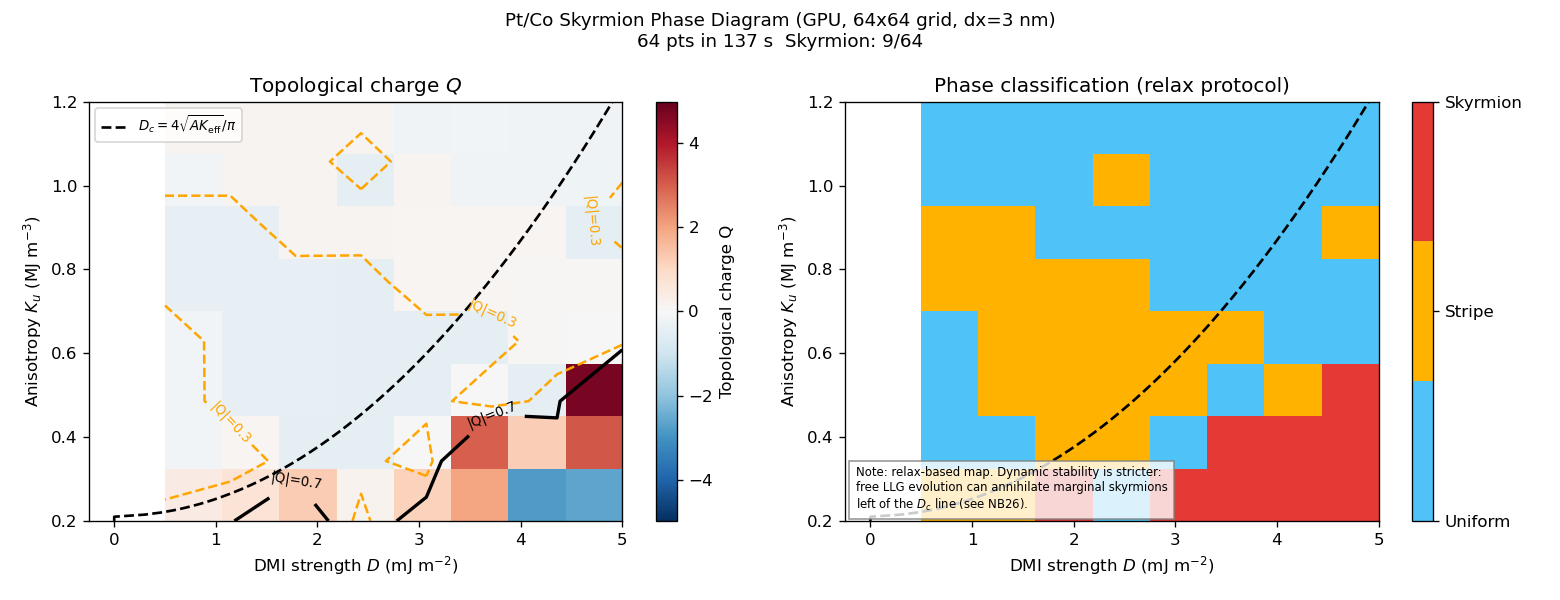

Python code for this plot:
"""
Notebook 21: GPU Skyrmion Phase Diagram (D vs K parameter sweep)

Maps topological phases as a function of interfacial DMI (D) and
uniaxial anisotropy (K) using RelaxGPU + FieldSumGPU.

Optimisation: DemagFieldGPU, ExchangeFieldGPU, UniaxialAnisotropyFieldGPU
are shared across all parameter points (only InterfacialDMIFieldGPU.set_D()
and mat.K_uniaxial change per point). This avoids repeated demag kernel
precomputation (~100 ms each).

Material base: Pt/Co-like (Ms=580 kA/m, A=15 pJ/m)
Grid: 64x64x1, dx=3 nm  (192 x 192 nm patch)

Phase classification:
  |Q| >= 0.7  ->  Skyrmion (single or multi)
  |Q| < 0.3   ->  Uniform / Ferromagnetic
  otherwise   ->  Stripe / Partial

Output: 21_skyrmion_phase_diagram_gpu.png
"""

import os
import sys
import time

import os
from pathlib import Path

import sys
from pathlib import Path
sys.path.insert(0, str(Path(__file__).resolve().parent.parent))
from micromag_locate import add_micromag_to_path
add_micromag_to_path()
import numpy as np
import micromag as mm

print("Notebook 21: GPU Skyrmion Phase Diagram")
print(f"  CUDA: {mm.cuda_available()}")

# ---------------------------------------------------------------------------
# Material base and grid
# ---------------------------------------------------------------------------
Ms = 580e3    # A/m   Pt/Co
A  = 15e-12   # J/m   exchange

dx = 3e-9     # 3 nm cell
Lx, Ly = 64, 64

g = mm.StructuredGrid(Lx, Ly, 1, dx, dx, dx)
print(f"Grid: {Lx}x{Ly}x1  dx={dx*1e9:.0f} nm  N={Lx*Ly}")

# ---------------------------------------------------------------------------
# Neel skyrmion initial state (R = 12 nm)
# ---------------------------------------------------------------------------
def make_neel_skyrmion(grid, R=12e-9):
    nx, ny = grid.nx, grid.ny
    cx, cy = (nx - 1) / 2.0, (ny - 1) / 2.0
    dx_ = grid.dx
    a = np.zeros((1, ny, nx, 3))
    for iy in range(ny):
        for ix in range(nx):
            rx = (ix - cx) * dx_
            ry = (iy - cy) * dx_
            r  = np.sqrt(rx**2 + ry**2)
            if r < 1e-20:
                a[0, iy, ix, 2] = -1.0
            else:
                theta = np.pi * (1.0 - r / R) if r < R else 0.0
                a[0, iy, ix, 0] = np.sin(theta) * (rx / r)
                a[0, iy, ix, 1] = np.sin(theta) * (ry / r)
                a[0, iy, ix, 2] = -np.cos(theta)
    norms = np.linalg.norm(a, axis=-1, keepdims=True)
    norms = np.where(norms < 1e-20, 1.0, norms)
    return a / norms

a0 = make_neel_skyrmion(g, R=12e-9)
m0 = mm.VectorField3D(g)
mm.from_numpy(m0, a0)
Q_initial = mm.topological_charge_Q(m0)
print(f"Initial Q = {Q_initial:.3f}")

# ---------------------------------------------------------------------------
# Pre-build shared GPU objects (expensive DemagFieldGPU kernel only once)
# ---------------------------------------------------------------------------
demag_gpu = mm.DemagFieldGPU(g)
exch_gpu  = mm.ExchangeFieldGPU(g)
aniso_gpu = mm.UniaxialAnisotropyFieldGPU(g)   # K comes from Material at runtime
dmi_gpu   = mm.InterfacialDMIFieldGPU(g, 1e-3) # D set via .D property per point

fields = mm.FieldSumGPU()
fields.add(exch_gpu)
fields.add(aniso_gpu)
fields.add(dmi_gpu)

relax = mm.RelaxGPU(g)

opts = mm.RelaxGPUOptions()
opts.threshold   = 500.0    # A/m  — looser for speed
opts.max_steps   = 15000
opts.check_every = 500

# ---------------------------------------------------------------------------
# Phase diagram sweep: D x K
# ---------------------------------------------------------------------------
D_values = np.linspace(0.5e-3, 5.0e-3, 8)   # 0.5 to 5.0 mJ/m^2
K_values = np.linspace(0.2e6,  1.2e6,  8)   # 0.2 to 1.2 MJ/m^3

n_D = len(D_values)
n_K = len(K_values)
print(f"\nPhase diagram: {n_D} D x {n_K} K = {n_D*n_K} points")

Q_map  = np.zeros((n_K, n_D))
mz_map = np.zeros((n_K, n_D))

t0 = time.time()

for ik, K in enumerate(K_values):
    for id_, D in enumerate(D_values):

        # Update material (alpha=1 for fast damping relax)
        mat = mm.Material()
        mat.Ms         = Ms
        mat.A_exchange = A
        mat.K_uniaxial = K
        mat.easy_axis  = mm.Vec3(0, 0, 1)
        mat.alpha      = 1.0

        # Update DMI strength in-place (avoids kernel recomputation)
        dmi_gpu.D = D

        # Relax from Neel skyrmion state
        relax.upload(m0)
        relax.run(mat, demag_gpu, fields, opts)

        m_out = mm.VectorField3D(g)
        relax.download(m_out)

        # Measure Q and mean mz
        Q_map[ik, id_]  = mm.topological_charge_Q(m_out)
        a_out = mm.to_numpy(m_out)
        mz_map[ik, id_] = float(np.mean(a_out[:, :, :, 2]))

elapsed = time.time() - t0
n_pts   = n_D * n_K
print(f"\nSweep: {n_pts} points in {elapsed:.1f} s ({elapsed/n_pts*1000:.0f} ms/pt)")

# ---------------------------------------------------------------------------
# Print results
# ---------------------------------------------------------------------------
print("\nTopological charge Q map (rows=K [MJ/m3], cols=D [mJ/m2]):")
hdr = "  ".join(f"{D*1e3:.1f}" for D in D_values)
print(f"  {'K\\D':>8}  {hdr}")
for ik, K in enumerate(K_values):
    row = "  ".join(f"{Q_map[ik, id_]:+.2f}" for id_ in range(n_D))
    print(f"  {K*1e-6:.2f} MJ:  {row}")

# Phase classification
def phase(Q):
    aQ = abs(Q)
    if   aQ >= 0.7: return "Skyrmion"
    elif aQ >= 0.3: return "Stripe"
    else:           return "Uniform"

n_sky = int(np.sum(np.abs(Q_map) >= 0.7))
n_str = int(np.sum((np.abs(Q_map) >= 0.3) & (np.abs(Q_map) < 0.7)))
n_uni = int(np.sum(np.abs(Q_map) < 0.3))
print(f"\nPhase counts: Skyrmion={n_sky}  Stripe={n_str}  Uniform={n_uni}  (of {n_pts})")

best_sky = np.unravel_index(np.argmin(np.abs(Q_map + 1)), Q_map.shape)  # closest to Q=-1
ik_b, id_b = best_sky
print(f"Best single skyrmion: D={D_values[id_b]*1e3:.1f} mJ/m2  K={K_values[ik_b]*1e-6:.2f} MJ/m3  Q={Q_map[ik_b, id_b]:.3f}")

# ---------------------------------------------------------------------------
# Plot
# ---------------------------------------------------------------------------
try:
    import matplotlib
    matplotlib.use('Agg')
    import matplotlib.pyplot as plt
    from matplotlib.colors import BoundaryNorm
    from matplotlib.cm import get_cmap

    fig, axes = plt.subplots(1, 2, figsize=(13, 5))

    D_ext = [D_values[0]*1e3, D_values[-1]*1e3]
    K_ext = [K_values[0]*1e-6, K_values[-1]*1e-6]
    ext   = [D_ext[0], D_ext[1], K_ext[0], K_ext[1]]

    # Topological charge Q map
    ax = axes[0]
    Qmax = max(1.1, np.abs(Q_map).max() * 1.05)
    im = ax.imshow(Q_map, origin='lower', extent=ext, aspect='auto',
                    cmap='RdBu_r', vmin=-Qmax, vmax=Qmax)
    plt.colorbar(im, ax=ax, label='Topological charge Q')
    D_g, K_g = np.meshgrid(D_values*1e3, K_values*1e-6)
    cs = ax.contour(D_g, K_g, np.abs(Q_map), levels=[0.3, 0.7],
                    colors=['orange', 'black'], linewidths=[1.5, 2.0], linestyles=['--', '-'])
    ax.clabel(cs, fmt={0.3: '|Q|=0.3', 0.7: '|Q|=0.7'}, fontsize=8)
    # analytic single-skyrmion stability boundary D_c = 4 sqrt(A K_eff)/pi
    # (K_eff = K - mu0 Ms^2/2: PMA reduced by the thin-film shape anisotropy)
    mu0_ = 4e-7 * np.pi
    K_line = np.linspace(K_values[0], K_values[-1], 200)
    K_eff  = K_line - 0.5 * mu0_ * Ms**2
    Dc_line = 4.0 * np.sqrt(A * np.clip(K_eff, 0, None)) / np.pi
    ax.plot(Dc_line * 1e3, K_line * 1e-6, 'k--', lw=1.6,
            label=r'$D_c = 4\sqrt{A K_\mathrm{eff}}/\pi$')
    ax.legend(fontsize=8, loc='upper left')
    ax.set_xlabel(r'DMI strength $D$ (mJ m$^{-2}$)')
    ax.set_ylabel(r'Anisotropy $K_u$ (MJ m$^{-3}$)')
    ax.set_title('Topological charge $Q$')

    # Phase map (categorical)
    ax = axes[1]
    phase_map = np.zeros_like(Q_map)
    phase_map[np.abs(Q_map) >= 0.7] = 2   # Skyrmion
    phase_map[(np.abs(Q_map) >= 0.3) & (np.abs(Q_map) < 0.7)] = 1  # Stripe
    # phase_map == 0: Uniform
    from matplotlib.colors import ListedColormap
    cmap_ph = ListedColormap(['#4fc3f7', '#ffb300', '#e53935'])
    im2 = ax.imshow(phase_map, origin='lower', extent=ext, aspect='auto',
                     cmap=cmap_ph, vmin=0, vmax=2)
    cbar2 = plt.colorbar(im2, ax=ax, ticks=[0, 1, 2])
    cbar2.ax.set_yticklabels(['Uniform', 'Stripe', 'Skyrmion'])
    ax.plot(Dc_line * 1e3, K_line * 1e-6, 'k--', lw=1.6)
    ax.set_xlabel(r'DMI strength $D$ (mJ m$^{-2}$)')
    ax.set_ylabel(r'Anisotropy $K_u$ (MJ m$^{-3}$)')
    ax.set_title('Phase classification (relax protocol)')
    ax.text(0.02, 0.02,
            'Note: relax-based map. Dynamic stability is stricter:\n'
            'free LLG evolution can annihilate marginal skyrmions\n'
            'left of the $D_c$ line (see NB26).',
            transform=ax.transAxes, fontsize=7, va='bottom',
            bbox=dict(fc='white', alpha=0.8, ec='gray'))

    plt.suptitle(
        f'Pt/Co Skyrmion Phase Diagram (GPU, {Lx}x{Ly} grid, dx={dx*1e9:.0f} nm)\n'
        f'{n_pts} pts in {elapsed:.0f} s  Skyrmion: {n_sky}/{n_pts}',
        fontsize=11)
    plt.tight_layout()

    out_path = os.path.join(os.path.dirname(__file__), '21_skyrmion_phase_diagram_gpu.png')
    plt.savefig(out_path, dpi=120)
    print(f"\nPlot saved: {out_path}")

except Exception as e:
    print(f"Plot error: {e}")

print("\n=== Summary ===")
print(f"  Grid: {Lx}x{Ly}x1, dx={dx*1e9:.0f} nm  ({Lx*Ly} cells)")
print(f"  Sweep: D in [{D_values[0]*1e3:.1f}, {D_values[-1]*1e3:.1f}] mJ/m2 x "
      f"K in [{K_values[0]*1e-6:.2f}, {K_values[-1]*1e-6:.2f}] MJ/m3")
print(f"  Time: {elapsed:.1f} s = {elapsed/n_pts*1000:.0f} ms/pt ({n_pts} pts)")
print(f"  Phases: Skyrmion={n_sky}  Stripe={n_str}  Uniform={n_uni}")
print(f"  Best skyrmion: D={D_values[id_b]*1e3:.1f} mJ/m2  K={K_values[ik_b]*1e-6:.2f} MJ/m3  Q={Q_map[ik_b, id_b]:.3f}")
